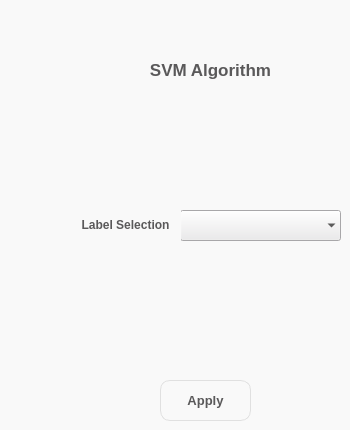
     <widget class="QWidget" name="svm_page">
      <property name="styleSheet">
       <string notr="true">background-color: rgb(249,249,249);</string>
      </property>
      <widget class="QLabel" name="label_33">
       <property name="geometry">
        <rect>
         <x>80</x>
         <y>50</y>
         <width>261</width>
         <height>41</height>
        </rect>
       </property>
       <property name="font">
        <font>
         <family>Segoe UI</family>
         <pointsize>13</pointsize>
         <weight>75</weight>
         <bold>true</bold>
        </font>
       </property>
       <property name="styleSheet">
        <string notr="true">color: rgb(90, 89, 90);</string>
       </property>
       <property name="text">
        <string>&lt;html&gt;&lt;head/&gt;&lt;body&gt;&lt;p align=&quot;center&quot;&gt;SVM Algorithm&lt;/p&gt;&lt;/body&gt;&lt;/html&gt;</string>
       </property>
      </widget>
      <widget class="QPushButton" name="svm_train_btn">
       <property name="geometry">
        <rect>
         <x>160</x>
         <y>380</y>
         <width>91</width>
         <height>41</height>
        </rect>
       </property>
       <property name="font">
        <font>
         <family>Segoe UI</family>
         <pointsize>10</pointsize>
         <weight>75</weight>
         <bold>true</bold>
        </font>
       </property>
       <property name="styleSheet">
        <string notr="true">QPushButton#svm_train_btn {
    border-radius: 10px;
border: 1px solid rgb(224,224,224);
    color: rgb(90, 89, 90);
}

QPushButton:hover {
    /* Add your hover effect styles here */
    background-color: rgb(170,172,175); /* Example: change background color to red */
}
</string>
       </property>
       <property name="text">
        <string>Apply</string>
       </property>
      </widget>
      <widget class="QComboBox" name="class_selection_svm">
       <property name="geometry">
        <rect>
         <x>180</x>
         <y>210</y>
         <width>161</width>
         <height>31</height>
        </rect>
       </property>
       <property name="font">
        <font>
         <family>Segoe UI</family>
         <weight>75</weight>
         <bold>true</bold>
        </font>
       </property>
       <property name="styleSheet">
        <string notr="true">background-color: rgb(235, 234, 236);</string>
       </property>
       <property name="placeholderText">
        <string>choose class</string>
       </property>
       <property name="frame">
        <bool>false</bool>
       </property>
      </widget>
      <widget class="QLabel" name="label_34">
       <property name="geometry">
        <rect>
         <x>70</x>
         <y>210</y>
         <width>111</width>
         <height>31</height>
        </rect>
       </property>
       <property name="font">
        <font>
         <family>Segoe UI</family>
         <weight>75</weight>
         <bold>true</bold>
        </font>
       </property>
       <property name="styleSheet">
        <string notr="true">color: rgb(90, 89, 90);</string>
       </property>
       <property name="text">
        <string>&lt;html&gt;&lt;head/&gt;&lt;body&gt;&lt;p align=&quot;center&quot;&gt;Label Selection&lt;/p&gt;&lt;/body&gt;&lt;/html&gt;</string>
       </property>
      </widget>
     </widget>
